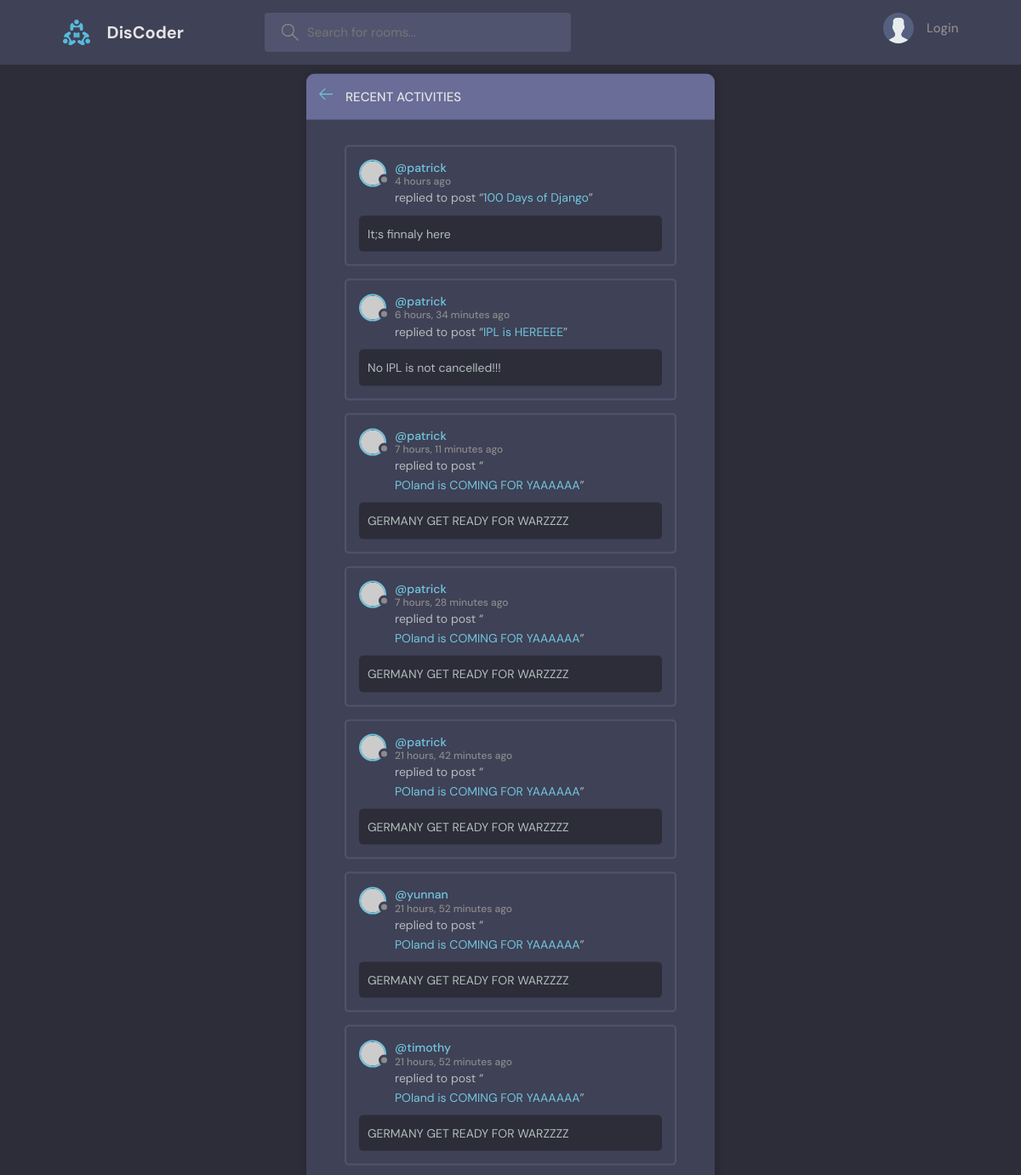
Page /activities on the earlier database version.
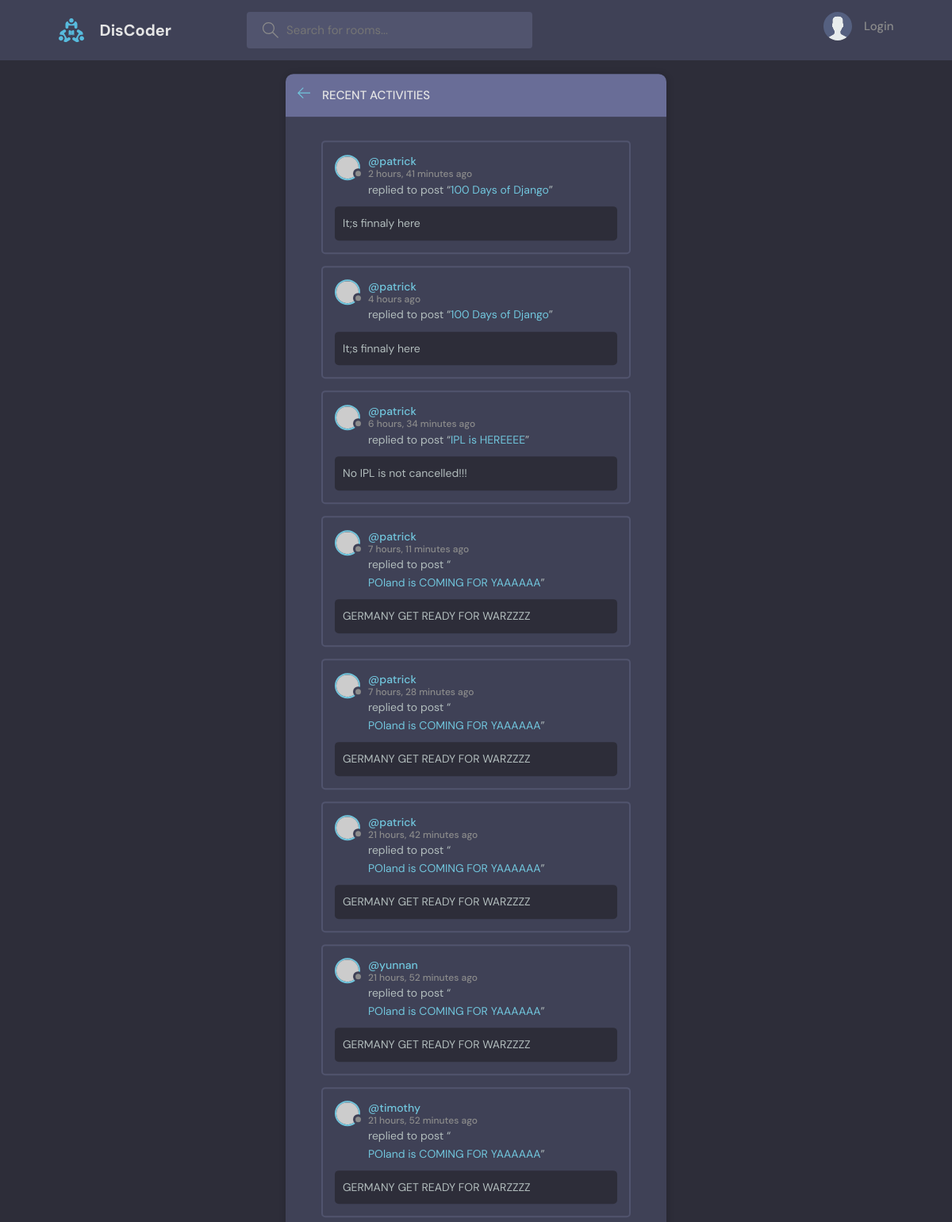
Same page on the later database version.
### base/models.py (models this page shows, shortened)
class Message(models.Model):
    user = models.ForeignKey(User, on_delete=models.CASCADE)
    room = models.ForeignKey(Room, on_delete=models.CASCADE)
    body = models.TextField()
    updated = models.DateTimeField(auto_now=True)
    created = models.DateTimeField(auto_now_add=True)
    class Meta:
        ordering = ['-updated', '-created']

class Room(models.Model):
    host = models.ForeignKey(User, on_delete=models.SET_NULL, null=True)
    topic = models.ForeignKey(Topic, on_delete=models.SET_NULL, null=True)
    name = models.CharField(max_length=200)
    desc = models.TextField(null=True, blank=True)
    participants = models.ManyToManyField(User, related_name='participants', blank=True)
    updated = models.DateTimeField(auto_now=True)
    created = models.DateTimeField(auto_now_add=True)
    class Meta:
        ordering = ['-updated', '-created']

### base/views.py (the view)
# urls.py: path('activities', views.activityPage, name = 'activities'),
def activityPage(request):
    comments = Message.objects.all()
    context = {
        'comments': comments
    }
    return render(request, 'base/activity.html', context=context)

### base/templates/base/activity.html (shortened to what this page needs)
{% extends 'main.html' %}
{% block content%}
<main class="layout">
  <div class="container">
    <div class="layout__box">
      <div class="layout__boxHeader">
        <div class="layout__boxTitle">
          <a href="{% url 'home'%}">
            <svg version="1.1" xmlns="http://www.w3.org/2000/svg" width="32" height="32" viewBox="0 0 32 32">
              <title>arrow-left</title>
              <path
                d="M13.723 2.286l-13.723 13.714 13.719 13.714 1.616-1.611-10.96-10.96h27.625v-2.286h-27.625l10.965-10.965-1.616-1.607z">
              </path>
            </svg>
          </a>
          <h3>Recent Activities</h3>
        </div>
      </div>
      <div class="activities-page layout__body">
        {% for comm in comments %}
        <div class="activities__box">
          <div class="activities__boxHeader roomListRoom__header">
            <a href="{% url 'user-profile' comm.user.id %}" class="roomListRoom__author">
              <div class="avatar avatar--small">
                <img src="https://randomuser.me/api/portraits/women/11.jpg" />
              </div>
              <p>
                @{{comm.user}}
                <span>{{comm.created|timesince}} ago</span>
              </p>
            </a>
          </div>
          <div class="activities__boxContent">
            <p>replied to post “<a href="{% url 'room' comm.room.id %}">{{comm.room.name}}</a>”</p>
            <div class="activities__boxRoomContent">
              {{comm.room.desc}}
            </div>
          </div>
        </div>
        {% endfor %}
      </div>
    </div>
  </div>
</main>
{% endblock %}

Differences in the rows shown:
added Message: user "patrick", created "2 hours, 41 minutes", room.name "100 Days of Django", room.desc "It;s finnaly here"
